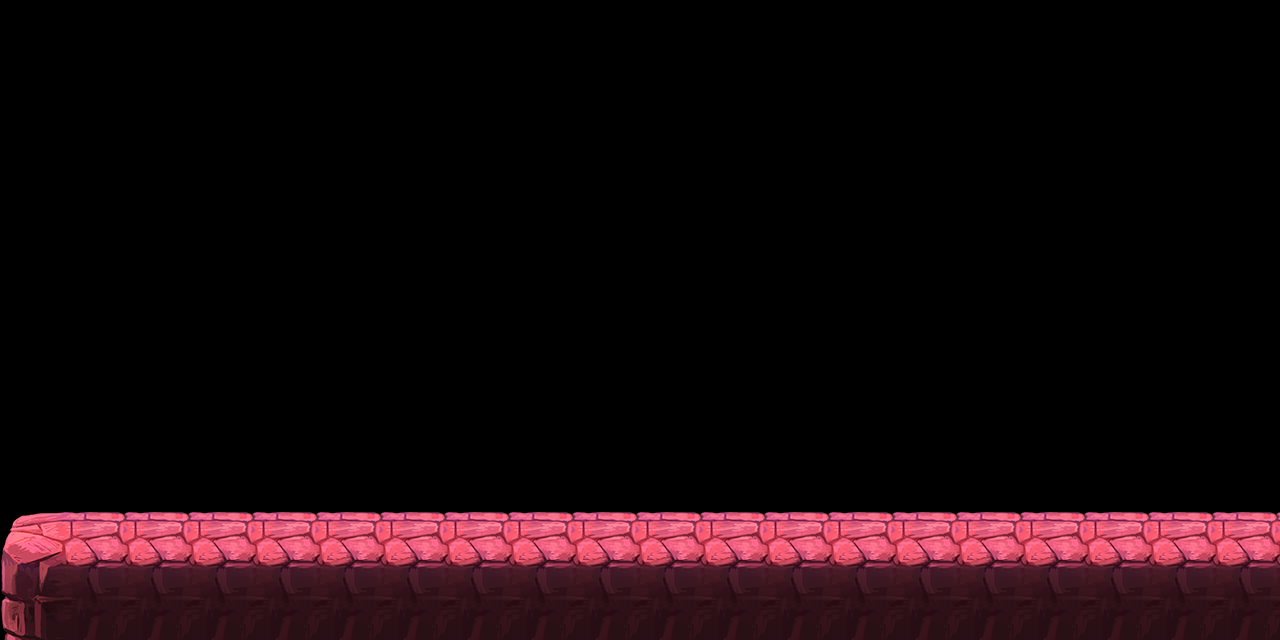

A 2D game scene composited from a Tiled map and its tileset images. What follows is a short description and the map's XML, with every tile layer's data as written:
An orthogonal 20x10 tile map with 64x64 px tiles, 2 tile layers (bg, platform), 4 tilesets.

<map version="1.4" tiledversion="1.4.2" orientation="orthogonal" renderorder="right-down" width="20" height="10" tilewidth="64" tileheight="64" infinite="0" nextlayerid="8" nextobjectid="84">
 <tileset firstgid="1" source="../bg_castle_bg.tsx" />
 <tileset firstgid="43" source="../bg_castle_block.tsx" />
 <tileset firstgid="47" name="item" tilewidth="66" tileheight="66" tilecount="4" columns="0">
  <grid orientation="orthogonal" width="64" height="64" />
  <tile id="0">
   <image width="66" height="66" source="../../item/item_bean/item_bean_001.png" />
  </tile>
  <tile id="1">
   <image width="66" height="66" source="../../item/slivercoin/sliver_coin0000.png" />
  </tile>
  <tile id="2">
   <image width="66" height="66" source="../../item/showtime/showtime_o.png" />
  </tile>
  <tile id="3">
   <image width="66" height="66" source="../../item/showtime/showtime_w.png" />
  </tile>
 </tileset>
 <tileset firstgid="51" name="item" tilewidth="66" tileheight="66" tilecount="1" columns="0">
  <grid orientation="orthogonal" width="64" height="64" />
  <tile id="0">
   <image width="66" height="66" source="../../item/item_bean/item_bean_001.png" />
  </tile>
 </tileset>
 <objectgroup id="1" name="object_bg" />
 <layer id="2" name="bg" width="20" height="10">
  <data encoding="csv">
0,0,0,0,0,0,0,0,0,0,0,0,0,0,0,0,0,0,0,0,0,0,0,0,0,0,0,0,0,0,0,0,0,0,0,0,0,0,0,0,0,0,0,0,0,0,0,0,0,0,0,0,0,0,0,0,0,0,0,0,0,0,0,0,0,0,0,0,0,0,0,0,0,0,0,0,0,0,0,0,0,0,0,0,0,0,0,0,0,0,0,0,0,0,0,0,0,0,0,0,0,0,0,0,0,0,0,0,0,0,0,0,0,0,0,0,0,0,0,0,0,0,0,0,0,0,0,0,0,0,0,0,0,0,0,0,0,0,0,0,0,0,0,0,0,0,0,0,0,0,0,0,0,0,0,0,0,0,0,0,0,0,0,0,0,0,0,0,0,0,0,0,0,0,0,0,0,0,0,0,31,14,14,14,14,14,14,14,14,14,14,14,14,14,14,14,14,14,14,14
</data>
 </layer>
 <layer id="3" name="platform" width="20" height="10">
  <data encoding="csv">
0,0,0,0,0,0,0,0,0,0,0,0,0,0,0,0,0,0,0,0,0,0,0,0,0,0,0,0,0,0,0,0,0,0,0,0,0,0,0,0,0,0,0,0,0,0,0,0,0,0,0,0,0,0,0,0,0,0,0,0,0,0,0,0,0,0,0,0,0,0,0,0,0,0,0,0,0,0,0,0,0,0,0,0,0,0,0,0,0,0,0,0,0,0,0,0,0,0,0,0,0,0,0,0,0,0,0,0,0,0,0,0,0,0,0,0,0,0,0,0,0,0,0,0,0,0,0,0,0,0,0,0,0,0,0,0,0,0,0,0,0,0,0,0,0,0,0,0,0,0,0,0,0,0,0,0,0,0,0,0,25,26,26,26,26,26,26,26,26,26,26,26,26,26,26,26,26,26,26,26,31,32,32,32,32,32,32,32,32,32,32,32,32,32,32,32,32,32,32,32
</data>
 </layer>
 <objectgroup id="4" name="object" />
 <objectgroup id="5" name="object_obstacle" />
 <objectgroup id="6" name="object_item" />
 <objectgroup id="7" name="object_monster" />
</map>
